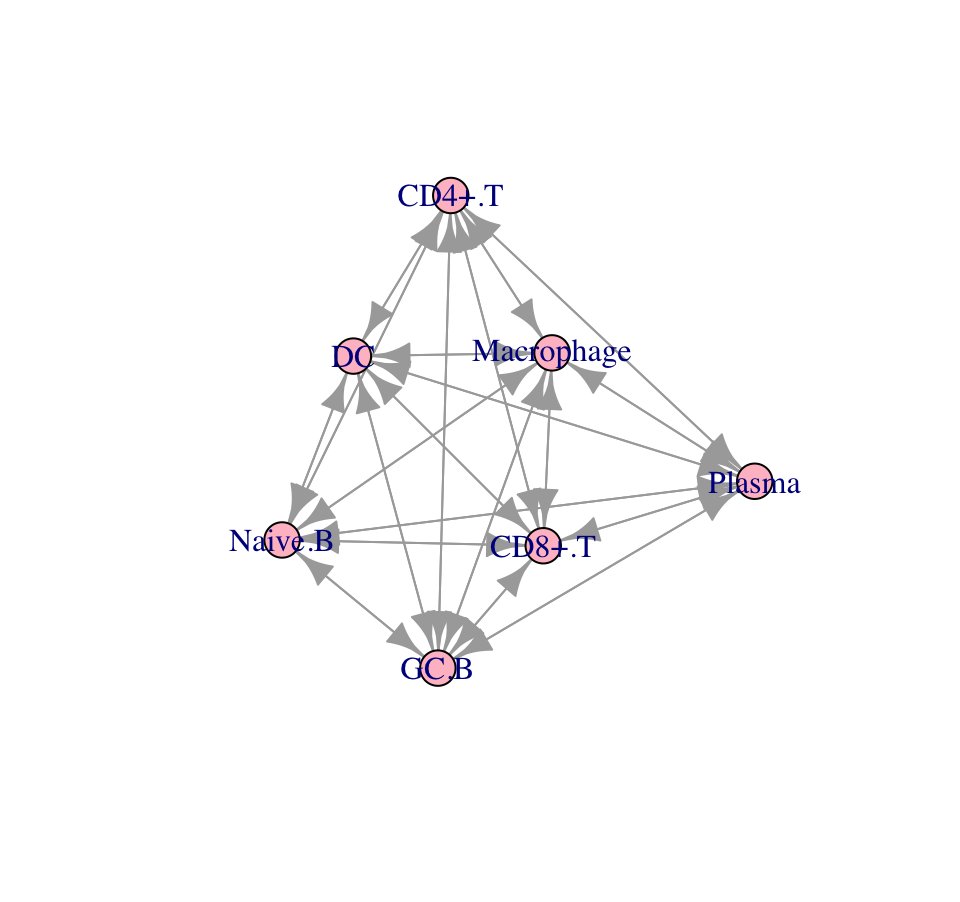

Here is the R script that generated this plot:
#importing the packages
install.packages('igraph')
library(igraph)
install.packages("networkD3")
library(networkD3)
library(dplyr)
library(tidyr)
library(readxl)
library(openxlsx)

# importing the relevant dataset from the complete file
sheet_g <- read.xlsx('/Users/hemisangani/HackBio/hb_stage_2.xlsx', sheet = 'g', rowNames = T)

# converting to adjacency matrix
sheet_g <- as.matrix(sheet_g, rowNames = 1)


cell_to_cell_interaction_network <- graph_from_adjacency_matrix (
                                       sheet_g,
                                       mode = "directed", # arrows are directed to show how cells influence each other
                                       weighted = TRUE, # to create weighted arrows based on strength of interaction
                                       diag = FALSE
                                       ) 

plot (
      cell_to_cell_interaction_network, # dataset to graph
      vertex.color= 'pink', # changing from the default vertex color
      edge.arrow.size = E(cell_to_cell_interaction_network)$size, # to set edge arrow length proportional to weight
      edge.arrow.width = E(cell_to_cell_interaction_network)$size # to set edge arrow width proportional to weight
      )
